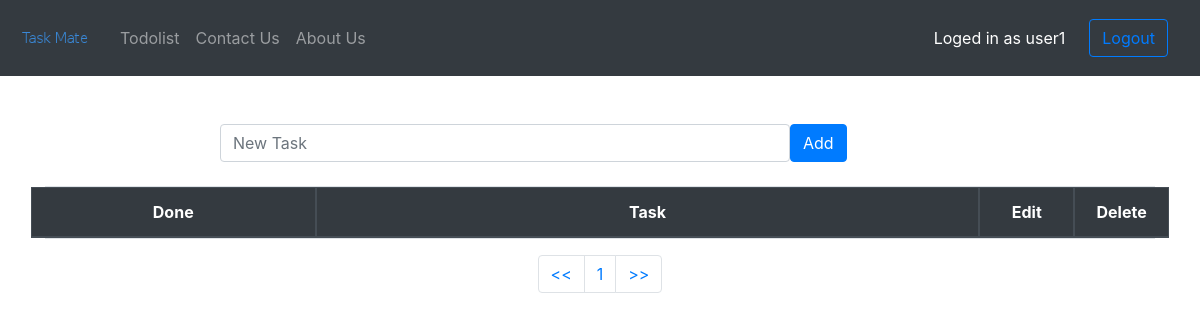
Before: /task/ (signed in) with the older database file.
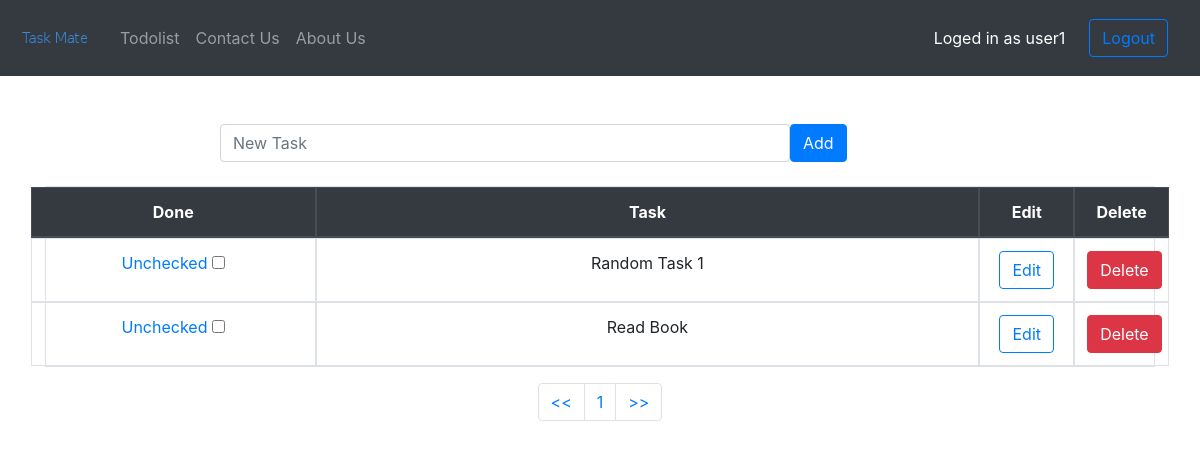
After: the same page with the newer database file.
### todolist/models.py (models this page shows, shortened)
class TaskList(models.Model):
    manager = models.ForeignKey(User, on_delete=models.CASCADE, default=None)
    task = models.CharField(max_length=300)
    done = models.BooleanField(default=False)

### todolist/views.py (the view)
# urls.py: path('task/', include('todolist.urls')),
@login_required
def todolist(request):
    if request.method=="POST":
        form = TaskForm(request.POST or None)
        if form.is_valid():
            instance = form.save(commit=False)
            instance.manager = request.user
            form.save()
        messages.success(request,("New Task Added!"))
        return redirect('todolist')
    else:
        all_tasks = TaskList.objects.filter(manager=request.user)
        paginator = Paginator(all_tasks, 5)
        page = request.GET.get('page')
        all_tasks = paginator.get_page(page)
        return render(request, 'todolist.html', {'all_tasks': all_tasks})

### todolist/templates/todolist.html (shortened to what this page needs)
{% extends 'base.html' %}
{% block content %}
  <form method="POST" class="row">
    <label class="col-lg-2"></label>
    <input type="text" class="form-control col-lg-6" name="task" placeholder="New Task">
    <button type="submit" class="btn btn-primary">Add</button>
  </form>
  <table class="table table-bordered text-center">
    <thead class="thead-dark">
      <tr class="row">
        <th class="col-3">Done</th>
        <th class="col-7">Task</th>
        <th class="col-1">Edit</th>
        <th class="col-1">Delete</th>
      </tr>
    </thead>
    <tbody>
  {% if all_tasks %}
    {% for obj in all_tasks %}
      {% if obj.done %}
        <tr class="table-success row">
          <td class="col-3">
            <div>
              <a href="{% url 'pending_task' obj.id %}">Checked</a>
              <input value="" id="task-{{ obj.id }}" type="checkbox" checked="checked" onclick="location.href={% url 'pending_task' obj.id %}">
            </div>
          </td>
          <td class="col-7"><del>{{ obj.task }}</del></td>
          <td class="col-1"><a href="{% url 'edit_task' obj.id %}"><button type="button" class="btn btn-outline-primary">Edit</button></a></td>
          <td class="col-1"><a href="{% url 'delete_task' obj.id %}"><button type="button" class="btn btn-danger">Delete</button></a></td>
        </tr>
      {% else %}
        <tr class="row">
          <td class="col-3">
            <div>
              <a href="{% url 'complete_task' obj.id %}">Unchecked</a>
              <input value="" id="task-{{ obj.id }}" type="checkbox" onclick="location.href={% url 'complete_task' obj.id %}">
            </div>
          </td>
          <td class="col-7">{{ obj.task }}</td>
          <td class="col-1"><a href="{% url 'edit_task' obj.id %}"><button type="button" class="btn btn-outline-primary">Edit</button></a></td>
          <td class="col-1"><a href="{% url 'delete_task' obj.id %}"><button type="button" class="btn btn-danger">Delete</button></a></a></td>
        </tr>
      {% endif %}
    {% endfor %}
  {% endif %}
    </tbody>
  </table>
  <nav aria-label="Page navigation example">
    <ul class="pagination justify-content-center">
      <li class="page-item">
        <a class="page-link" href="?page=1" tabindex="-1" aria-disabled="true"><<</a>
      </li>
      <li class="page-item"><a class="page-link" href="?page={{ all_tasks.number }}">{{ all_tasks.number }}</a></li>
      <li class="page-item">
        <a class="page-link" href="?page={{ all_tasks.paginator.num_pages }}">>></a>
      </li>
    </ul>
  </nav>
{% endblock content %}

### templates/base.html (shortened to what this page needs)
{% load static %}
<!doctype html>
<html lang="en">
  <head>
      <link rel="stylesheet" href="https://stackpath.bootstrapcdn.com/bootstrap/4.5.1/css/bootstrap.min.css">
      <nav class="navbar navbar-expand-lg navbar-dark bg-dark">
    <a class="navbar-brand" href="{% url 'index' %}"><img src="{% static 'images/logo.png' %}" alt="Taskmate" style="width:80px;height:50px;"></a>
    <div class="collapse navbar-collapse" id="navbarNavAltMarkup">
      <div class="navbar-nav">
        <a class="nav-link" href="{% url 'todolist' %}">Todolist</a>
        <a class="nav-link" href="{% url 'contact' %}">Contact Us</a>
        <a class="nav-link" href="{% url 'about' %}">About Us</a>
      </div>
    </div>
    {% if user.is_authenticated %}
    <div class="form-inline my-2 my-lg-0">
      <div class="p-2 bg-dark text-white">Loged in as {{ user.username }}</div>
      <a class="nav-link" href="{% url 'logout' %}">
        <button class="btn btn-outline-primary my-2 my-sm-0" type="submit">Logout</button>
      </a>
    </div>
    {% endif %}
  </nav>
  </head>
  <body class=".bg-light">
    <div class='container'>
    {% block content %}
    {% endblock content %}
    </div>
  </body>
</html>

Changed rows visible on the page:
now on this page (row edited): TaskList: task "Random Task 1"
added TaskList: task "Read Book"
